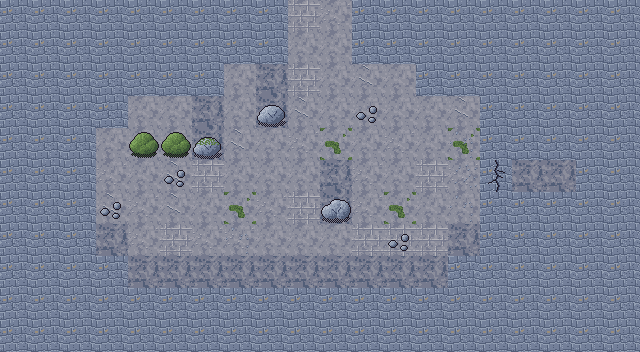

This game map was drawn from its Tiled (.tmx) file and the tilesets committed beside it. A one-line description and the full map source follow:
An orthogonal 20x11 tile map with 32x32 px tiles, 4 tile layers (Sol, Decor, Murs, Dessus) and 7 objects (2x Ramassable, 2x Ennemi, Sortie, Spawn, MurFissure).

<map version="1.10" tiledversion="1.12.2" orientation="orthogonal" renderorder="right-down" width="20" height="11" tilewidth="32" tileheight="32" infinite="0" nextlayerid="6" nextobjectid="8">
 <properties>
  <property name="camera" value="suivre" />
  <property name="monde_x" type="int" value="0" />
  <property name="monde_y" type="int" value="3" />
 </properties>
 <tileset firstgid="1" source="../tilesets/montagne.tsx" />
 <layer id="1" name="Sol" width="20" height="11">
  <data encoding="csv">
7,7,7,7,7,7,7,7,7,6,2,7,7,7,7,7,7,7,7,7,
7,7,7,7,7,7,7,7,7,1,1,7,7,7,7,7,7,7,7,7,
7,7,7,7,7,7,7,1,7,6,1,3,1,7,7,7,7,7,7,7,
7,7,7,7,1,1,7,1,7,3,1,1,1,1,3,7,7,7,7,7,
7,7,7,1,1,1,7,3,1,2,4,1,2,1,4,7,7,7,7,7,
7,7,7,2,1,3,6,1,1,1,7,2,1,6,2,7,7,7,7,7,
7,7,7,3,2,3,1,4,2,6,7,2,4,1,1,7,7,7,7,7,
7,7,7,7,2,6,2,2,1,1,1,6,6,6,7,7,7,7,7,7,
7,7,7,7,7,7,7,7,7,7,7,7,7,7,7,7,7,7,7,7,
7,7,7,7,7,7,7,7,7,7,7,7,7,7,7,7,7,7,7,7,
7,7,7,7,7,7,7,7,7,7,7,7,7,7,7,7,7,7,7,7
</data>
 </layer>
 <layer id="2" name="Decor" width="20" height="11">
  <data encoding="csv">
0,0,0,0,0,0,0,0,0,0,0,0,0,0,0,0,0,0,0,0,
0,0,0,0,0,0,0,0,0,0,0,0,0,0,0,0,0,0,0,0,
0,0,0,0,0,0,0,0,0,0,0,0,0,0,0,0,0,0,0,0,
0,0,0,0,0,0,0,0,0,0,0,176,0,0,0,0,0,0,0,0,
0,0,0,0,0,0,0,0,0,0,0,0,0,0,183,0,0,0,0,0,
0,0,0,0,0,176,0,0,0,0,0,0,0,0,184,0,0,0,0,0,
0,0,0,176,0,0,0,0,0,0,0,0,0,0,183,0,0,0,0,0,
0,0,0,0,0,0,0,183,0,0,0,0,176,0,0,0,0,0,0,0,
0,0,0,0,0,0,0,0,0,0,0,0,0,0,0,0,0,0,0,0,
0,0,0,0,0,0,0,0,0,0,0,0,0,0,0,0,0,0,0,0,
0,0,0,0,0,0,0,0,0,0,0,0,0,0,0,0,0,0,0,0
</data>
 </layer>
 <layer id="3" name="Murs" width="20" height="11">
  <data encoding="csv">
132,132,132,132,132,132,132,132,132,0,0,132,132,132,132,132,132,132,132,132,
132,132,132,132,132,132,132,132,132,0,0,132,132,132,132,132,132,132,132,132,
132,132,132,132,132,132,132,0,0,0,0,0,0,132,132,132,132,132,132,132,
132,132,132,132,0,0,0,0,169,0,0,0,0,0,0,132,132,132,132,132,
132,132,132,0,204,205,171,0,0,0,0,0,0,0,0,132,132,132,132,132,
132,132,132,0,0,0,0,0,0,0,0,0,0,0,0,157,0,0,132,132,
132,132,132,0,0,0,0,0,0,0,170,0,0,0,0,132,132,132,132,132,
132,132,132,0,0,0,0,0,0,0,0,0,0,0,0,132,132,132,132,132,
132,132,132,132,0,0,0,0,0,0,0,0,0,0,132,132,132,132,132,132,
132,132,132,132,132,132,132,132,132,132,132,132,132,132,132,132,132,132,132,132,
132,132,132,132,132,132,132,132,132,132,132,132,132,132,132,132,132,132,132,132
</data>
 </layer>
 <objectgroup id="4" name="Objets">
  <object id="1" type="Sortie" x="288" y="0" width="64" height="32">
   <properties>
    <property name="cible_carte" value="res://scenes/rooms/foret_sud_room.tscn" />
    <property name="cible_spawn" value="depuis_grotte_sw" />
    <property name="godot_node_type" value="area" />
   </properties>
  </object>
  <object id="2" type="Spawn" x="320" y="80">
   <properties>
    <property name="id" value="depuis_foret_sud" />
   </properties>
   <point />
  </object>
  <object id="3" type="MurFissure" x="480" y="160" width="32" height="32">
   <properties>
    <property name="id" value="foret_grotte_mur_secret" />
    <property name="apparence" value="mur" />
   </properties>
  </object>
  <object id="4" type="Ramassable" x="560" y="176">
   <properties>
    <property name="id" value="foret_receptacle_secret" />
    <property name="contenu" value="receptacle" />
   </properties>
   <point />
  </object>
  <object id="5" type="Ramassable" x="112" y="144">
   <properties>
    <property name="id" value="foret_grotte_rubis_01" />
    <property name="contenu" value="rubis_vert" />
   </properties>
   <point />
  </object>
  <object id="6" type="Ennemi" x="208" y="176">
   <properties>
    <property name="type" value="ronceau" />
    <property name="variante" value="normal" />
   </properties>
   <point />
  </object>
  <object id="7" type="Ennemi" x="304" y="240">
   <properties>
    <property name="type" value="ronceau" />
    <property name="variante" value="normal" />
   </properties>
   <point />
  </object>
 </objectgroup>
 <layer id="5" name="Dessus" width="20" height="11">
  <data encoding="csv">
0,0,0,0,0,0,0,0,0,0,0,0,0,0,0,0,0,0,0,0,
0,0,0,0,0,0,0,0,0,0,0,0,0,0,0,0,0,0,0,0,
0,0,0,0,0,0,0,0,0,0,0,0,0,0,0,0,0,0,0,0,
0,0,0,0,0,0,0,0,0,0,0,0,0,0,0,0,0,0,0,0,
0,0,0,0,0,0,0,0,0,0,0,0,0,0,0,0,0,0,0,0,
0,0,0,0,0,0,0,0,0,0,0,0,0,0,0,0,0,0,0,0,
0,0,0,0,0,0,0,0,0,0,0,0,0,0,0,0,0,0,0,0,
0,0,0,0,0,0,0,0,0,0,0,0,0,0,0,0,0,0,0,0,
0,0,0,0,0,0,0,0,0,0,0,0,0,0,0,0,0,0,0,0,
0,0,0,0,0,0,0,0,0,0,0,0,0,0,0,0,0,0,0,0,
0,0,0,0,0,0,0,0,0,0,0,0,0,0,0,0,0,0,0,0
</data>
 </layer>
</map>
